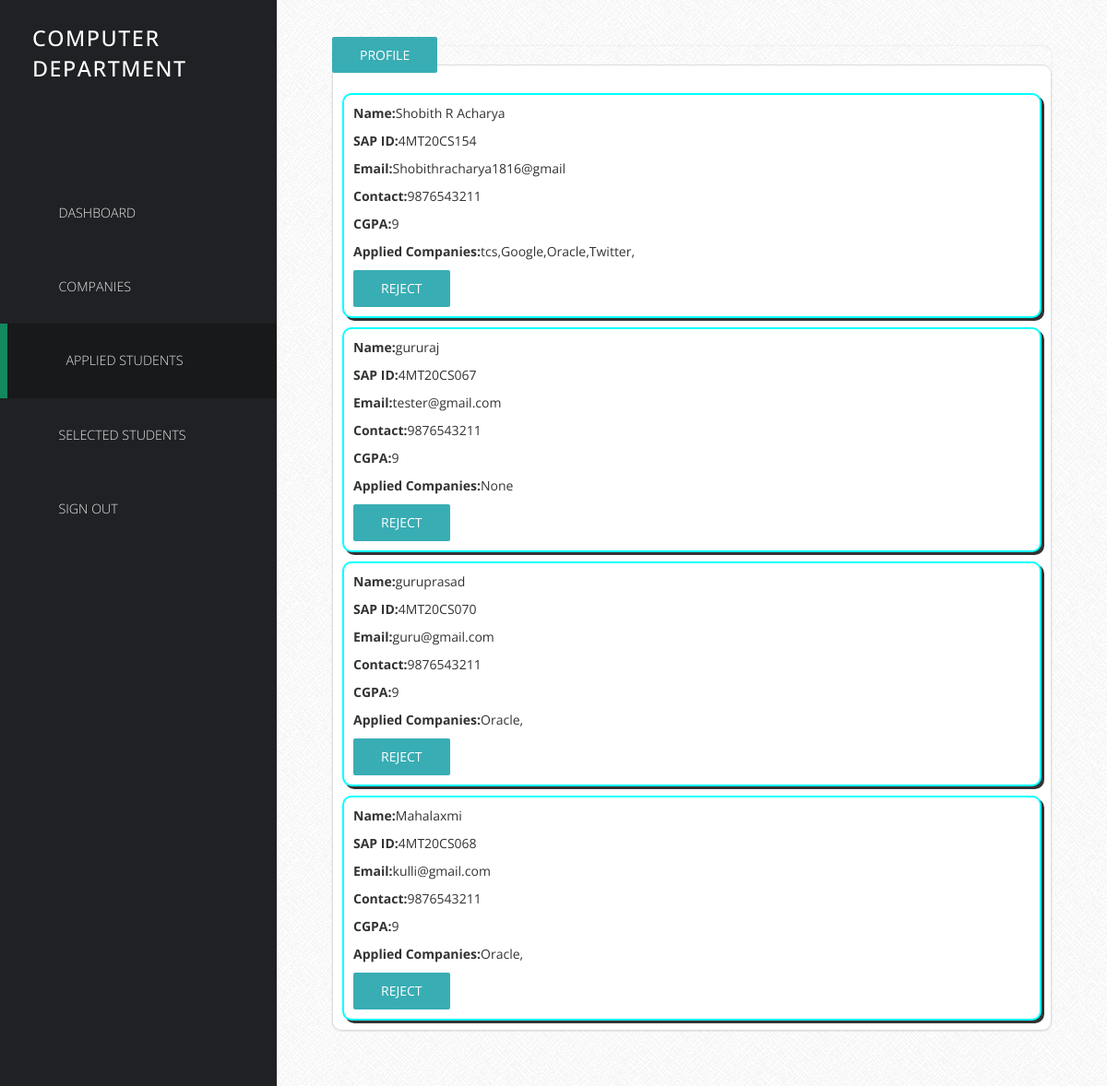
/admin/applied.php (signed in), run on the app's committed database.
### tables this page shows
CREATE TABLE `student` (
  `email` varchar(25) NOT NULL,
  `s_id` int(25) NOT NULL,
  `cgpa` float DEFAULT NULL,
  `dept` varchar(25) NOT NULL,
  `password` varchar(255) NOT NULL,
  `contact` bigint(15) DEFAULT NULL,
  `name` varchar(25) NOT NULL,
  `sapid` varchar(30) NOT NULL
);

### admin/applied.php (the view, shortened to what this page needs)
<?php include '../db.php'; ?>
<!DOCTYPE html>
<html lang="en">
  <head>
    <link href="css/font-awesome.min.css" rel="stylesheet">
    <link href="css/bootstrap.min.css" rel="stylesheet">
    <link href="css/templatemo-style.css" rel="stylesheet">
  </head>
  <body>
    <div class="templatemo-flex-row">
      <div class="templatemo-sidebar">
        <header class="templatemo-site-header">
          <?php
		  $Welcome = "Department";
          echo "<h1>" . $_SESSION['dept'] . "<br>". $Welcome . "</h1>";
		 echo "<br>";
		  ?>
        </header>
        <nav class="templatemo-left-nav">
          <ul>
         <ul>
            <li><a href="hello.php"  ><i class="fa fa-fw"></i>Dashboard</a></li>
            <li><a href="clist.php"><i class="fa  fa-fw"></i>Companies</a></li>
            <li><a href=#  class="active"  ><i class="fa  fa-fw"></i>Applied Students</a></li>
            <li><a href="selected.php" ><i class="fa  fa-fw"></i>Selected Students</a></li>
            <li><a href="logout.php"><i class="fa  fa-fw"></i>Sign Out</a></li>
          </ul>
        </nav>
      </div>
      <div class="templatemo-content col-1 light-gray-bg">
        <div class="templatemo-content-container">
        <div class="templatemo-content-widget no-padding">
		  	<a href="#" class="templatemo-blue-button">PROFILE</a>
        <div class="panel panel-default table-responsive">
        <br>
              <?php
                  $dept=$_SESSION['dept'];
                  $query="SELECT * FROM student WHERE dept='{$dept}'";
                  $select_all_posts_query=mysqli_query($connection,$query);
                    while($row=mysqli_fetch_assoc($select_all_posts_query)){
                              $cname=null;
                              $name=$row['name'];
                              $sapid=$row['sapid'];
                              $email=$row['email'];
                              $contact=$row['contact'];
                              $cgpa=$row['cgpa'];
                              $mquery="SELECT * FROM applied_comp WHERE sapid='{$sapid}'";
                              $done=mysqli_query($connection,$mquery);
                              while($rom=mysqli_fetch_assoc($done)){
                                $cc_id=$rom['c_id'];
                                $kquery="SELECT name FROM companies WHERE c_id={$cc_id}";
                                $test=mysqli_query($connection,$kquery);
                                while($rok=mysqli_fetch_assoc($test)){
                                    $cname=$rok['name'].",".$cname;
                                }
                              }
                            ?>
  <div class="panel panel-default table-responsive" style="border:2px solid cyan;padding:10px;margin:10px;box-shadow:3px 3px">
                                <p><b>Name:</b><?php echo $name; ?></p>
                                <p><b>SAP ID:</b><?php echo $sapid; ?></p>
                                <p><b>Email:</b><?php echo $email; ?></p>
                                <p><b>Contact:</b><?php echo $contact; ?></p>
                                <p><b>CGPA:</b><?php echo $cgpa; ?></p>
                                <?php
                                if($cname===null){
                                  ?>
                                    <p><b>Applied Companies:</b>None</p>
                                    <?php
                                }else{
                                  ?>
                                    <p><b>Applied Companies:</b><?php echo $cname ?></p>
                                    <?php
                                }
                                ?>
                                    <a  href=applied.php?sapid=<?php echo $sapid; ?> ><button type="button" class="templatemo-blue-button width-20" name="delete">Reject</button></a>
                                    </div>
                                <?php
                                   }
                              ?>
			  </div>
			  </div>
			  </div>
        </div>
      </div>
  </body>
</html>

### admin/css/templatemo-style.css (style rules this page uses)
* { font-family: 'Open Sans', sans-serif; }
body { font-size: 13px; }
body, .templatemo-left-nav { background: #1f2124; }
h1, h2, h3 { margin: 0; }
ul { list-style-type: none; margin: 0; padding: 0; }
nav li { font-size: 1.1em; list-style: none; text-transform: uppercase; }
.light-gray-bg { font-family:"Trebuchet MS", "Myriad Pro", Arial, sans-serif; font-size:14px; background:#f4f4f4 url(../images/bg.png) repeat top left; color:#333; overflow-y:scroll; }
.templatemo-sidebar { width: 300px; }
.templatemo-site-header { margin: 25px 30px; }
.templatemo-site-header h1 { color: white; display: inline-block; font-size: 1.8em; font-weight: 500; letter-spacing: 1.5px; line-height: 1.4em; margin: 0 5px; text-transform: uppercase; vertical-align: middle; }
.templatemo-left-nav li { font-weight: 300; }
.templatemo-left-nav a.active, .templatemo-left-nav a:hover { background: #18191b; border-left: 8px solid #13895F; }
.templatemo-left-nav a { color: #e9e9ea; display: block; padding: 30px; transition: all 0.3s ease; }
.templatemo-content { margin-top: 0px; min-height: 600px; padding: 0; overflow-x: hidden; }
.templatemo-content-container { padding: 40px 50px; }
.templatemo-flex-row { display: -webkit-flex; display: -ms-flexbox; display: flex; }
.col-1 { -webkit-flex: 1; -ms-flex: 1; flex: 1; }
.templatemo-content-widget { border-radius: 10px; padding: 30px; position: relative; margin: 10px; box-shadow: 0px 0px 1px 1px rgba(161, 159, 159, 0.1); }
.templatemo-content-widget.no-padding { padding: 0; }
.panel { border-radius: 10px; }
.templatemo-blue-button, .templatemo-white-button { border-radius: 2px; padding: 10px 30px; text-transform: uppercase; transition: all 0.3s ease; }
.templatemo-blue-button { background-color: #39ADB4; border: none; color: white; }
@media only screen and (min-width: 768px) { .templatemo-left-nav { display: block !important; } }

### data on the page
student: name "Shobith R Acharya", sapid "4MT20CS154", email "Shobithracharya1816@gmail", contact "9876543211", cgpa "9", cname "tcs,Google,Oracle,Twitter,"
student: name "gururaj", sapid "4MT20CS067", email "tester@gmail.com", contact "9876543211", cgpa "9", shows "Applied Companies:"
student: name "guruprasad", sapid "4MT20CS070", email "guru@gmail.com", contact "9876543211", cgpa "9", cname "Oracle,"
student: name "Mahalaxmi", sapid "4MT20CS068", email "kulli@gmail.com", contact "9876543211", cgpa "9", cname "Oracle,"

### other printed values
$_SESSION['dept'] "COMPUTER"
$Welcome "DEPARTMENT"
